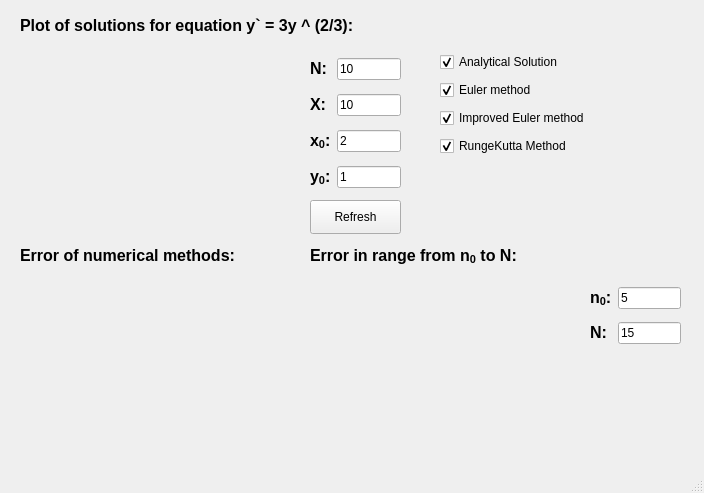
<?xml version="1.0" encoding="UTF-8"?>
<ui version="4.0">
 <class>MainWindow</class>
 <widget class="QMainWindow" name="MainWindow">
  <property name="geometry">
   <rect>
    <x>0</x>
    <y>0</y>
    <width>704</width>
    <height>493</height>
   </rect>
  </property>
  <property name="windowTitle">
   <string>Computational Practicum</string>
  </property>
  <property name="toolTip">
   <string/>
  </property>
  <property name="whatsThis">
   <string/>
  </property>
  <property name="windowFilePath">
   <string/>
  </property>
  <property name="documentMode">
   <bool>true</bool>
  </property>
  <property name="tabShape">
   <enum>QTabWidget::Rounded</enum>
  </property>
  <widget class="QWidget" name="centralwidget">
   <widget class="QLabel" name="rng_err_label">
    <property name="geometry">
     <rect>
      <x>310</x>
      <y>240</y>
      <width>221</width>
      <height>31</height>
     </rect>
    </property>
    <property name="text">
     <string>&lt;html&gt;&lt;head/&gt;&lt;body&gt;&lt;p&gt;&lt;span style=&quot; font-size:12pt; font-weight:600;&quot;&gt;Error in range from n&lt;/span&gt;&lt;span style=&quot; font-size:12pt; font-weight:600; vertical-align:sub;&quot;&gt;0&lt;/span&gt;&lt;span style=&quot; font-size:12pt; font-weight:600;&quot;&gt; to N:&lt;/span&gt;&lt;/p&gt;&lt;/body&gt;&lt;/html&gt;</string>
    </property>
   </widget>
   <widget class="QLabel" name="sol_label">
    <property name="geometry">
     <rect>
      <x>20</x>
      <y>10</y>
      <width>371</width>
      <height>31</height>
     </rect>
    </property>
    <property name="text">
     <string>&lt;html&gt;&lt;head/&gt;&lt;body&gt;&lt;p&gt;&lt;span style=&quot; font-size:12pt; font-weight:600;&quot;&gt;Plot of solutions for equation y` = 3y ^ (2/3):&lt;/span&gt;&lt;/p&gt;&lt;/body&gt;&lt;/html&gt;</string>
    </property>
   </widget>
   <widget class="QLabel" name="err_label">
    <property name="geometry">
     <rect>
      <x>20</x>
      <y>240</y>
      <width>241</width>
      <height>31</height>
     </rect>
    </property>
    <property name="text">
     <string>&lt;html&gt;&lt;head/&gt;&lt;body&gt;&lt;p&gt;&lt;span style=&quot; font-size:12pt; font-weight:600;&quot;&gt;Error of numerical methods:&lt;/span&gt;&lt;/p&gt;&lt;/body&gt;&lt;/html&gt;</string>
    </property>
   </widget>
   <widget class="QWidget" name="verticalLayoutWidget">
    <property name="geometry">
     <rect>
      <x>440</x>
      <y>50</y>
      <width>176</width>
      <height>108</height>
     </rect>
    </property>
    <layout class="QVBoxLayout" name="checkBox_verticalLayout">
     <item>
      <widget class="QCheckBox" name="exact_sol_checkBox">
       <property name="enabled">
        <bool>true</bool>
       </property>
       <property name="text">
        <string>Analytical Solution</string>
       </property>
       <property name="checked">
        <bool>true</bool>
       </property>
      </widget>
     </item>
     <item>
      <widget class="QCheckBox" name="euler_met_checkBox">
       <property name="enabled">
        <bool>true</bool>
       </property>
       <property name="text">
        <string>Euler method</string>
       </property>
       <property name="checked">
        <bool>true</bool>
       </property>
      </widget>
     </item>
     <item>
      <widget class="QCheckBox" name="imp_euler_met_checkBox">
       <property name="text">
        <string>Improved Euler method</string>
       </property>
       <property name="checked">
        <bool>true</bool>
       </property>
      </widget>
     </item>
     <item>
      <widget class="QCheckBox" name="rungekutta_met_checkBox">
       <property name="text">
        <string>RungeKutta Method</string>
       </property>
       <property name="checked">
        <bool>true</bool>
       </property>
      </widget>
     </item>
    </layout>
   </widget>
   <widget class="SolutionsWidget" name="SolutionsWidget" native="true">
    <property name="geometry">
     <rect>
      <x>20</x>
      <y>40</y>
      <width>261</width>
      <height>171</height>
     </rect>
    </property>
    <property name="layoutDirection">
     <enum>Qt::LeftToRight</enum>
    </property>
   </widget>
   <widget class="ErrorsWidget" name="ErrorsWidget" native="true">
    <property name="geometry">
     <rect>
      <x>20</x>
      <y>280</y>
      <width>261</width>
      <height>181</height>
     </rect>
    </property>
   </widget>
   <widget class="RangeErrorsWidget" name="RangeErrorsWidget" native="true">
    <property name="geometry">
     <rect>
      <x>310</x>
      <y>280</y>
      <width>261</width>
      <height>181</height>
     </rect>
    </property>
   </widget>
   <widget class="QWidget" name="layoutWidget">
    <property name="geometry">
     <rect>
      <x>590</x>
      <y>280</y>
      <width>91</width>
      <height>72</height>
     </rect>
    </property>
    <layout class="QGridLayout" name="err_gridLayout">
     <item row="0" column="0">
      <widget class="QLabel" name="n0_err_label">
       <property name="text">
        <string>&lt;html&gt;&lt;head/&gt;&lt;body&gt;&lt;p&gt;&lt;span style=&quot; font-size:12pt; font-weight:600;&quot;&gt;n&lt;/span&gt;&lt;span style=&quot; font-size:12pt; font-weight:600; vertical-align:sub;&quot;&gt;0&lt;/span&gt;&lt;span style=&quot; font-size:12pt; font-weight:600;&quot;&gt;:&lt;/span&gt;&lt;/p&gt;&lt;/body&gt;&lt;/html&gt;</string>
       </property>
      </widget>
     </item>
     <item row="0" column="1">
      <widget class="QLineEdit" name="n0_err_lineEdit">
       <property name="inputMask">
        <string/>
       </property>
       <property name="text">
        <string>5</string>
       </property>
      </widget>
     </item>
     <item row="1" column="0">
      <widget class="QLabel" name="N_err_label">
       <property name="text">
        <string>&lt;html&gt;&lt;head/&gt;&lt;body&gt;&lt;p&gt;&lt;span style=&quot; font-size:12pt; font-weight:600;&quot;&gt;N:&lt;/span&gt;&lt;/p&gt;&lt;/body&gt;&lt;/html&gt;</string>
       </property>
      </widget>
     </item>
     <item row="1" column="1">
      <widget class="QLineEdit" name="N_err_lineEdit">
       <property name="inputMask">
        <string/>
       </property>
       <property name="text">
        <string>15</string>
       </property>
      </widget>
     </item>
    </layout>
   </widget>
   <widget class="QWidget" name="layoutWidget">
    <property name="geometry">
     <rect>
      <x>310</x>
      <y>50</y>
      <width>91</width>
      <height>148</height>
     </rect>
    </property>
    <layout class="QGridLayout" name="sol_gridLayout">
     <item row="2" column="1">
      <widget class="QLineEdit" name="x0_lineEdit">
       <property name="inputMask">
        <string/>
       </property>
       <property name="text">
        <string>2</string>
       </property>
      </widget>
     </item>
     <item row="1" column="1">
      <widget class="QLineEdit" name="X_lineEdit">
       <property name="inputMask">
        <string/>
       </property>
       <property name="text">
        <string>10</string>
       </property>
      </widget>
     </item>
     <item row="2" column="0">
      <widget class="QLabel" name="x0_label">
       <property name="text">
        <string>&lt;html&gt;&lt;head/&gt;&lt;body&gt;&lt;p&gt;&lt;span style=&quot; font-size:12pt; font-weight:600;&quot;&gt;x&lt;/span&gt;&lt;span style=&quot; font-size:12pt; font-weight:600; vertical-align:sub;&quot;&gt;0&lt;/span&gt;&lt;span style=&quot; font-size:12pt; font-weight:600;&quot;&gt;:&lt;/span&gt;&lt;/p&gt;&lt;/body&gt;&lt;/html&gt;</string>
       </property>
      </widget>
     </item>
     <item row="3" column="0">
      <widget class="QLabel" name="y0_label">
       <property name="text">
        <string>&lt;html&gt;&lt;head/&gt;&lt;body&gt;&lt;p&gt;&lt;span style=&quot; font-size:12pt; font-weight:600;&quot;&gt;y&lt;/span&gt;&lt;span style=&quot; font-size:12pt; font-weight:600; vertical-align:sub;&quot;&gt;0&lt;/span&gt;&lt;span style=&quot; font-size:12pt; font-weight:600;&quot;&gt;:&lt;/span&gt;&lt;/p&gt;&lt;/body&gt;&lt;/html&gt;</string>
       </property>
      </widget>
     </item>
     <item row="0" column="1">
      <widget class="QLineEdit" name="N_lineEdit">
       <property name="inputMask">
        <string/>
       </property>
       <property name="text">
        <string>10</string>
       </property>
      </widget>
     </item>
     <item row="3" column="1">
      <widget class="QLineEdit" name="y0_lineEdit">
       <property name="inputMask">
        <string/>
       </property>
       <property name="text">
        <string>1</string>
       </property>
      </widget>
     </item>
     <item row="0" column="0">
      <widget class="QLabel" name="N_label">
       <property name="text">
        <string>&lt;html&gt;&lt;head/&gt;&lt;body&gt;&lt;p&gt;&lt;span style=&quot; font-size:12pt; font-weight:600;&quot;&gt;N:&lt;/span&gt;&lt;/p&gt;&lt;/body&gt;&lt;/html&gt;</string>
       </property>
      </widget>
     </item>
     <item row="1" column="0">
      <widget class="QLabel" name="X_label">
       <property name="text">
        <string>&lt;html&gt;&lt;head/&gt;&lt;body&gt;&lt;p&gt;&lt;span style=&quot; font-size:12pt; font-weight:600;&quot;&gt;X:&lt;/span&gt;&lt;/p&gt;&lt;/body&gt;&lt;/html&gt;</string>
       </property>
      </widget>
     </item>
    </layout>
   </widget>
   <widget class="QPushButton" name="pushButton">
    <property name="geometry">
     <rect>
      <x>310</x>
      <y>200</y>
      <width>91</width>
      <height>34</height>
     </rect>
    </property>
    <property name="text">
     <string>Refresh</string>
    </property>
   </widget>
  </widget>
  <widget class="QStatusBar" name="statusbar"/>
 </widget>
 <customwidgets>
  <customwidget>
   <class>SolutionsWidget</class>
   <extends>QWidget</extends>
   <header>solutionswidget.h</header>
   <container>1</container>
  </customwidget>
  <customwidget>
   <class>ErrorsWidget</class>
   <extends>QWidget</extends>
   <header>errorswidget.h</header>
   <container>1</container>
  </customwidget>
  <customwidget>
   <class>RangeErrorsWidget</class>
   <extends>QWidget</extends>
   <header>rangeerrorswidget.h</header>
   <container>1</container>
  </customwidget>
 </customwidgets>
 <resources/>
 <connections/>
 <slots>
  <slot>refresh_view()</slot>
 </slots>
</ui>
